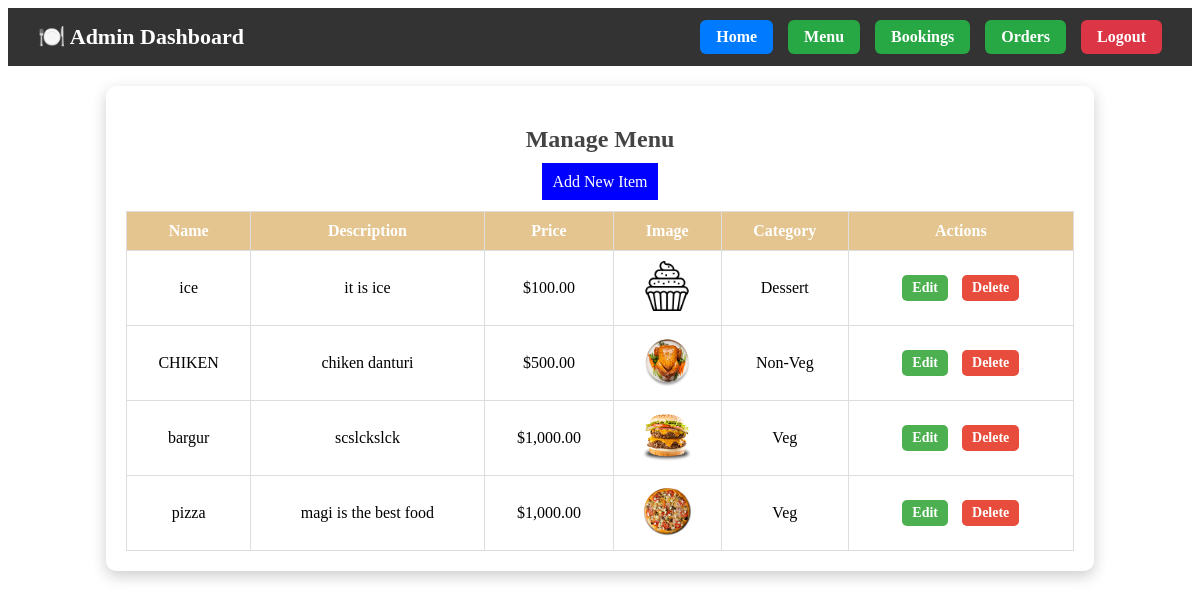
/manage_menu.php (signed in), run on the app's committed database.
### tables this page shows
CREATE TABLE `menu` (
  `id` int(11) NOT NULL,
  `name` varchar(100) NOT NULL,
  `description` text DEFAULT NULL,
  `price` decimal(10,2) NOT NULL,
  `image` varchar(255) DEFAULT NULL,
  `category` varchar(50) DEFAULT NULL,
  `created_at` timestamp NOT NULL DEFAULT current_timestamp()
);

### manage_menu.php (the view, shortened to what this page needs)
<?php
include "config.php";
$stmt = $pdo->query("SELECT * FROM menu ORDER BY created_at DESC");
$menuItems = $stmt->fetchAll(PDO::FETCH_ASSOC);
?>
<!DOCTYPE html>
<html lang="en">
<head>
</head>
<body>
<div class="navbar">
        <h1>🍽️ Admin Dashboard</h1>
        <div class="nav-buttons">
            <a href="admin_dashboard.php" class="home">Home</a>
            <a href="manage_menu.php">Menu</a>
            <a href="admin_bookings.php">Bookings</a>
            <a href="admin_orders.php">Orders</a>
            <a href="admin_logout.php" class="logout">Logout</a>
        </div>
    </div>
<div class="menu-container">
<div class="container">
    <h2>Manage Menu</h2>
    <a href="add_menu.php" style="text-decoration: none; padding: 10px; background: blue; color: white;">Add New Item</a>
    <table>
    <tr>
        <th>Name</th>
        <th>Description</th>
        <th>Price</th>
        <th>Image</th>
        <th>Category</th>
        <th>Actions</th>
    </tr>
    <?php foreach ($menuItems as $item) { ?>
        <tr>
            <td><?= $item['name']; ?></td>
            <td><?= $item['description']; ?></td>
            <td>$<?= number_format($item['price'], 2); ?></td>
            <td><img src="uploads/<?= $item['image']; ?>" width="50"></td>
            <td><?= $item['category']; ?></td>
            <td>
                <a href="edit_menu.php?id=<?= $item['id']; ?>" class="btn btn-edit">Edit</a>
                <a href="delete_menu.php?id=<?= $item['id']; ?>" class="btn btn-delete" onclick="return confirm('Are you sure?');">Delete</a>
            </td>
        </tr>
    <?php } ?>
</table>
</div>
</div>
</body>
</html>

### manage_menu.php (style rules this page uses)
.menu-container { width: 80%; margin: 20px auto; background: #fff; padding: 20px; border-radius: 10px; box-shadow: 0 5px 15px rgba(0, 0, 0, 0.2); text-align: center; }
.menu-container h2 { color: #444; margin-bottom: 20px; }
table { width: 100%; border-collapse: collapse; margin-top: 20px; }
table, th, td { border: 1px solid #ddd; }
th, td { padding: 10px; text-align: center; }
th { background: hsl(38, 61%, 73%); color: #fff; }
td img { width: 50px; height: 50px; border-radius: 5px; object-fit: cover; }
.btn { padding: 5px 10px; border-radius: 5px; text-decoration: none; font-size: 14px; font-weight: bold; display: inline-block; margin: 5px; }
.btn-edit { background: #4CAF50; color: white; }
.btn-delete { background: #e74c3c; color: white; }
.navbar { background-color: #333; display: flex; justify-content: space-between; align-items: center; padding: 12px 30px; color: white; position: sticky; top: 0; z-index: 1000; }
.navbar h1 { margin: 0; font-size: 22px; }
.nav-buttons { display: flex; gap: 15px; }
.nav-buttons a { color: white; text-decoration: none; background: #28a745; padding: 8px 16px; border-radius: 6px; transition: 0.3s; font-weight: bold; }
.nav-buttons a.logout { background-color: #dc3545; }
.nav-buttons a.home { background-color: #007bff; }

### data on the page
menu: name "ice", description "it is ice", price "100.00", image (picture), category "Dessert"
menu: name "CHIKEN", description "chiken danturi", price "500.00", image (picture), category "Non-Veg"
menu: name "bargur", description "scslckslck", price "1,000.00", image (picture), category "Veg"
menu: name "pizza", description "magi is the best food", price "1,000.00", image (picture), category "Veg"
